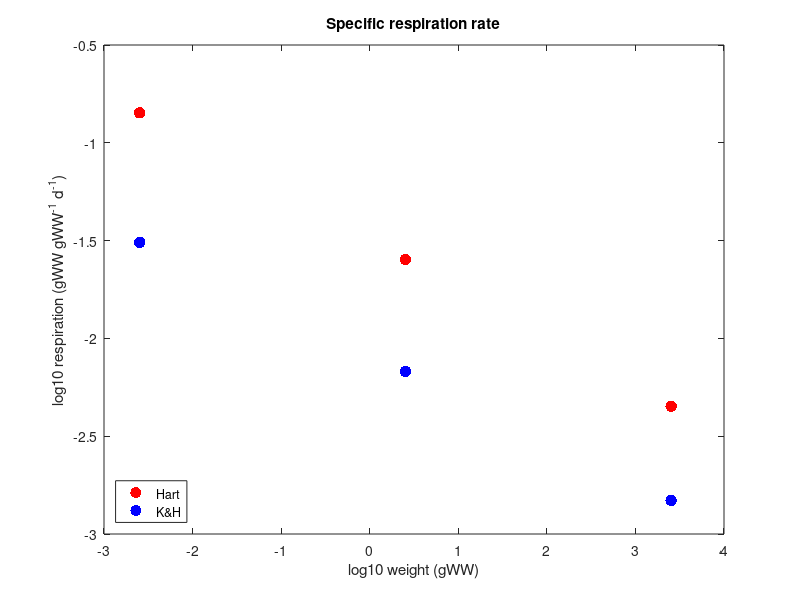
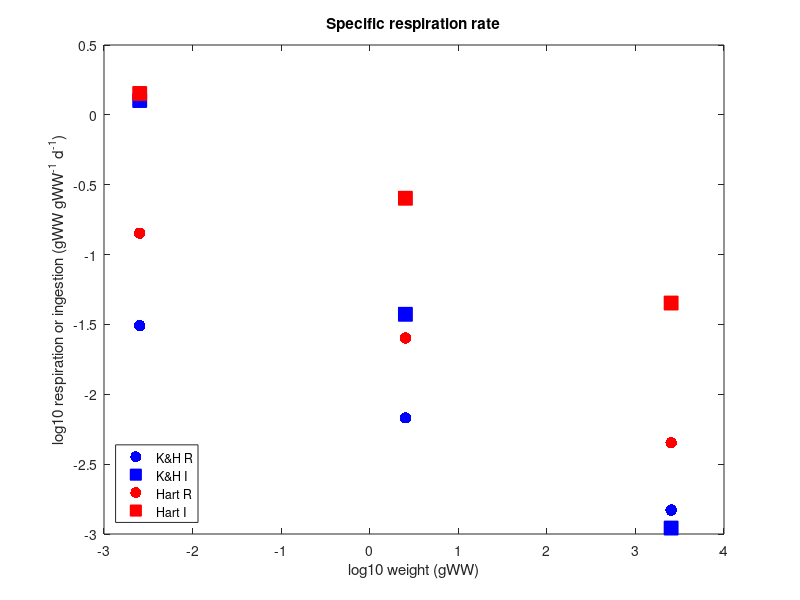
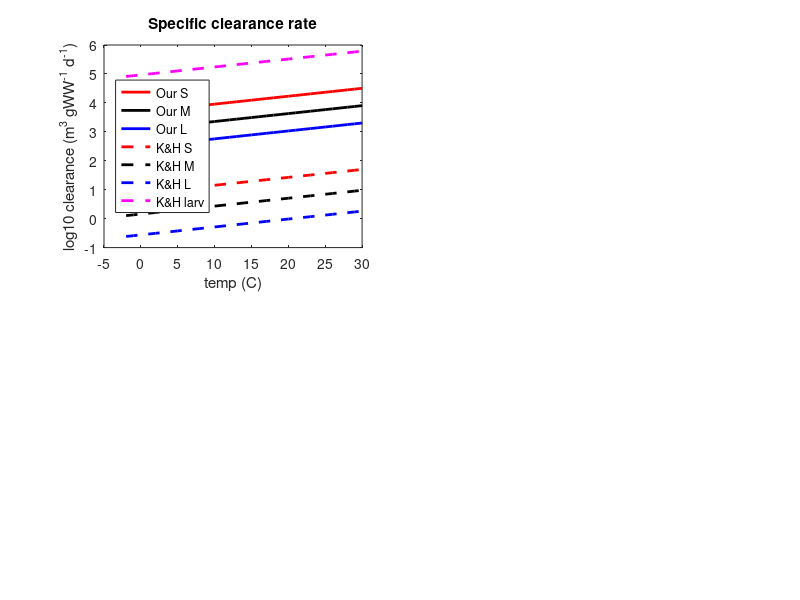
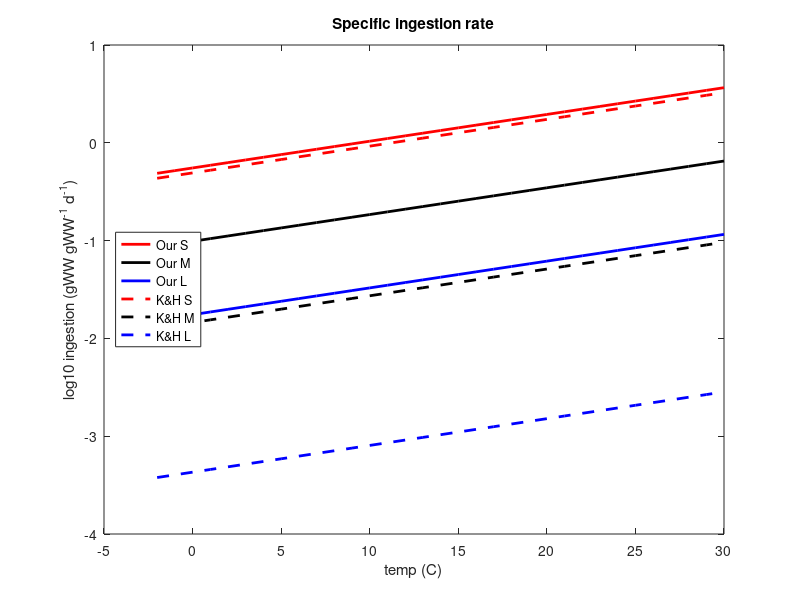

Write MATLAB code to recreate these figures, in order. (Note: this script raises an error after producing the figures.)
% Compare diff Cmax, metab, A, ingest eqs

clear all
close all

L_s = 10^((log10(2)+log10(20))/2);
L_m = 10^((log10(20)+log10(200))/2);
L_l = 10^((log10(200)+log10(2000))/2);

M_s = 0.01 * (0.1*L_s)^3;
M_m = 0.01 * (0.1*L_m)^3;
M_l = 0.01 * (0.1*L_l)^3;
m=[M_s; M_m; M_l];

%Hartvig et al. constants
q=0.8;
h=85;
w=0.0025298;
gamma=1e6;

%J&C 15 constants
Q=0.9;
H=25;
w=0.0025298;
gamma=1e6;

prey=0:0.005:0.3;
temp=15;


%% Max ingestion
%Kiorboe & Hirst
ImaxS = exp(0.063*(temp-15.0)) .* 2.5 .* M_s^(-0.51) .* 24e-3;
ImaxM = exp(0.063*(temp-15.0)) .* 2.5 .* M_m^(-0.51) .* 24e-3;
ImaxL = exp(0.063*(temp-15.0)) .* 2.5 .* M_l^(-0.51) .* 24e-3;
%Hartvig
cmaxS = exp(0.063*(temp-10.0)) .* (h.*M_s^-0.25)/365;
cmaxM = exp(0.063*(temp-10.0)) .* (h.*M_m^-0.25)/365;
cmaxL = exp(0.063*(temp-10.0)) .* (h.*M_l^-0.25)/365;

%% Respiration
%Kiorboe & Hirst
% %ASSUME TABLE UNITS (mL O2/mg C/hr) ARE WRONG AND FIGURE UNITS (uL O2/mg C/hr) ARE CORRECT
% % *0.0252 -> (g/g/day)
% respS = exp(0.063*(temp-15.0)) .* 9.12 .* M_s^(-0.22) .* 0.0252; %2.8027;
% respM = exp(0.063*(temp-15.0)) .* 9.12 .* M_m^(-0.22) .* 0.0252; %2.8027;
% respL = exp(0.063*(temp-15.0)) .* 9.12 .* M_l^(-0.22) .* 0.0252; %2.8027;
%ASSUME TABLE UNITS (mL O2/mg C/hr) ARE CORRECT and conversions from Charlie
respS = exp(0.063*(temp-15.0)) .* 9.12 .* M_s^(-0.22) .* 9.12e-4; 
respM = exp(0.063*(temp-15.0)) .* 9.12 .* M_m^(-0.22) .* 9.12e-4; 
respL = exp(0.063*(temp-15.0)) .* 9.12 .* M_l^(-0.22) .* 9.12e-4;
%Hartvig
metS = 0.1*cmaxS;
metM = 0.1*cmaxM;
metL = 0.1*cmaxL;

%% Max clearance rate/search volume
%Kiorboe & Hirst
FmaxS = exp(0.063*(temp-15.0)) .* 1.74e3 .* M_s^(-0.24) .* (24e-3/9);
FmaxM = exp(0.063*(temp-15.0)) .* 1.74e3 .* M_m^(-0.24) .* (24e-3/9);
FmaxL = exp(0.063*(temp-15.0)) .* 1.74e3 .* M_l^(-0.24) .* (24e-3/9);
%Hartvig
AS = exp(0.063*(temp-10.0)) .* (1e6*M_s^-0.2)/365;
AM = exp(0.063*(temp-10.0)) .* (1e6*M_m^-0.2)/365;
AL = exp(0.063*(temp-10.0)) .* (1e6*M_l^-0.2)/365;
%related to resting metab
svS = 4*respS;
svM = 4*respM;
svL = 4*respL;

%%
imax=[ImaxS;ImaxM;ImaxL];
cmax=[cmaxS;cmaxM;cmaxL];
fmax=[FmaxS;FmaxM;FmaxL];
amax=[AS;AM;AL];
resp=[respS;respM;respL];
met=[metS;metM;metL];
sv=[svS;svM;svL];

% figure(1)
% %subplot(2,2,1)
% plot(log10(m),log10(amax),'.r','MarkerSize',25); hold on;
% plot(log10(m),log10(fmax),'.b','MarkerSize',25); hold on;
% plot(log10(m),log10(sv),'.k','MarkerSize',25); hold on;
% ylabel('log10 clearance (m^3 gWW^-^1 d^-^1)')
% xlabel('log10 weight (gWW)')
% legend('Hart','K&H','4met')
% legend('location','southwest')
% title('Specific clearance rate')
% print('-dpng','Clearance_comp_mass.png')
% 
% figure(2)
% %subplot(2,2,1)
% plot(log10(m),log10(cmax),'.r','MarkerSize',25); hold on;
% plot(log10(m),log10(imax),'.b','MarkerSize',25); hold on;
% ylabel('log10 ingestion (gWW gWW^-^1 d^-^1)')
% xlabel('log10 weight (gWW)')
% legend('Hart','K&H')
% legend('location','southwest')
% title('Specific ingestion rate')
% print('-dpng','Ingestion_comp_mass.png')

figure(3)
%subplot(2,2,1)
plot(log10(m),log10(met),'.r','MarkerSize',25); hold on;
plot(log10(m),log10(resp),'.b','MarkerSize',25); hold on;
ylabel('log10 respiration (gWW gWW^-^1 d^-^1)')
xlabel('log10 weight (gWW)')
legend('Hart','K&H')
legend('location','southwest')
title('Specific respiration rate')
print('-dpng','Respiration_comp_mass.png')

figure(4)
%subplot(2,2,1)
plot(log10(m),log10(resp),'.b','MarkerSize',25); hold on;
plot(log10(m),log10(0.75*resp),'.g','MarkerSize',25); hold on;
plot(log10(m),log10(0.5*resp),'.y','MarkerSize',25); hold on;
plot(log10(m),log10(0.25*resp),'.','Color',[0.5 0.5 0.5],'MarkerSize',25); hold on;
plot(log10(m),log10(0.5*met),'.r','MarkerSize',25); hold on;
plot(log10(m),log10(met),'.k','MarkerSize',25); hold on;
plot(log10(m),log10(2*met),'.c','MarkerSize',25); hold on;
plot(log10(m),log10(4*met),'.m','MarkerSize',25); hold on;
ylabel('log10 respiration (gWW gWW^-^1 d^-^1)')
xlabel('log10 weight (gWW)')
legend('K&H','75K&H','50K&H','25K&H','fcrit05','fcrit10','fcrit20','fcrit40')
legend('location','southwest')
title('Specific respiration rate')

%% K&H metab vs. Imax
figure(5)
%subplot(2,2,1)
plot(log10(m),log10(resp),'.b','MarkerSize',25); hold on;
plot(log10(m),log10(imax),'sb','MarkerSize',10,'MarkerFaceColor','b'); hold on;
plot(log10(m),log10(met),'.r','MarkerSize',25); hold on;
plot(log10(m),log10(cmax),'sr','MarkerSize',10,'MarkerFaceColor','r'); hold on;
ylabel('log10 respiration or ingestion (gWW gWW^-^1 d^-^1)')
xlabel('log10 weight (gWW)')
legend('K&H R','K&H I','Hart R','Hart I')
legend('location','southwest')
title('Specific respiration rate')
print('-dpng','KH_resp_vs_ingest_mass.png')

%% K&H metab vs. Imax using slope of -0.25

ing = exp(0.063*(temp-15.0)) .* 2.52 .* m.^(-0.25) .* 24e-3;
ingA = exp(0.063*(temp-15.0)) .* 2.52 .* m.^(-0.18) .* 24e-3;

figure(5)
%subplot(2,2,1)
plot(log10(m),log10(resp),'.b','MarkerSize',25); hold on;
plot(log10(m),log10(0.75*resp),'.g','MarkerSize',25); hold on;
plot(log10(m),log10(0.5*resp),'.y','MarkerSize',25); hold on;
plot(log10(m),log10(0.25*resp),'.','Color',[0.5 0.5 0.5],'MarkerSize',25); hold on;
plot(log10(m),log10(ing),'.r','MarkerSize',25); hold on;
plot(log10(m),log10(ingA),'.k','MarkerSize',25); hold on;
ylabel('log10 respiration (gWW gWW^-^1 d^-^1)')
xlabel('log10 weight (gWW)')
legend('K&H','75K&H','50K&H','25K&H','Imax slope-.25','Imax slope-.18')
legend('location','southwest')
title('Specific respiration rate')
%print('-dpng','KH_resp_vs_ingest_mass.png')


%% vs temp
temp=-2:30;

%Max ingestion
ImaxS = exp(0.063*(temp-15.0)) .* 2.5 .* M_s^(-0.51) .* 24e-3;
ImaxM = exp(0.063*(temp-15.0)) .* 2.5 .* M_m^(-0.51) .* 24e-3;
ImaxL = exp(0.063*(temp-15.0)) .* 2.5 .* M_l^(-0.51) .* 24e-3;

cmaxS = exp(0.063*(temp-10.0)) .* (h.*M_s^-0.25)/365;
cmaxM = exp(0.063*(temp-10.0)) .* (h.*M_m^-0.25)/365;
cmaxL = exp(0.063*(temp-10.0)) .* (h.*M_l^-0.25)/365;

%Max clearance rate/search volume
FmaxLarv = exp(0.063*(temp-15.0)) .* 10^(8.1) .* M_s^(0.057) .* (24e-3/9);
FmaxS = exp(0.063*(temp-15.0)) .* 1.74e3 .* M_s^(-0.24) .* (24e-3/9);
FmaxM = exp(0.063*(temp-15.0)) .* 1.74e3 .* M_m^(-0.24) .* (24e-3/9);
FmaxL = exp(0.063*(temp-15.0)) .* 1.74e3 .* M_l^(-0.24) .* (24e-3/9);

AS = exp(0.063*(temp-10.0)) .* (1e6*M_s^-0.2)/365;
AM = exp(0.063*(temp-10.0)) .* (1e6*M_m^-0.2)/365;
AL = exp(0.063*(temp-10.0)) .* (1e6*M_l^-0.2)/365;

%Respiration
respS = exp(0.063*(temp-15.0)) .* 9.12 .* M_s^(-0.22) .* 2.8027;
respM = exp(0.063*(temp-15.0)) .* 9.12 .* M_m^(-0.22) .* 2.8027;
respL = exp(0.063*(temp-15.0)) .* 9.12 .* M_l^(-0.22) .* 2.8027;

metS = 0.05*cmaxS;
metM = 0.05*cmaxM;
metL = 0.05*cmaxL;

%%

figure
subplot(2,2,1)
plot(temp,log10(AS),'r','LineWidth',2); hold on;
plot(temp,log10(AM),'k','LineWidth',2); hold on;
plot(temp,log10(AL),'b','LineWidth',2); hold on;
plot(temp,log10(FmaxS),'r--','LineWidth',2); hold on;
plot(temp,log10(FmaxM),'k--','LineWidth',2); hold on;
plot(temp,log10(FmaxL),'b--','LineWidth',2); hold on;
plot(temp,log10(FmaxLarv),'m--','LineWidth',2); hold on;
ylabel('log10 clearance (m^3 gWW^-^1 d^-^1)')
xlabel('temp (C)')
legend('Our S','Our M','Our L','K&H S','K&H M','K&H L','K&H larv')
legend('location','west')
title('Specific clearance rate')
%print('-dpng','Clearance_comp_temp.png')

%
figure
plot(temp,log10(cmaxS),'r','LineWidth',2); hold on;
plot(temp,log10(cmaxM),'k','LineWidth',2); hold on;
plot(temp,log10(cmaxL),'b','LineWidth',2); hold on;
plot(temp,log10(ImaxS),'r--','LineWidth',2); hold on;
plot(temp,log10(ImaxM),'k--','LineWidth',2); hold on;
plot(temp,log10(ImaxL),'b--','LineWidth',2); hold on;
ylabel('log10 ingestion (gWW gWW^-^1 d^-^1)')
xlabel('temp (C)')
legend('Our S','Our M','Our L','K&H S','K&H M','K&H L')
legend('location','west')
title('Specific ingestion rate')
%print('-dpng','Ingestion_comp_temp.png')

figure
plot(temp,log10(metS),'r','LineWidth',2); hold on;
plot(temp,log10(metM),'k','LineWidth',2); hold on;
plot(temp,log10(metL),'b','LineWidth',2); hold on;
plot(temp,log10(respS),'r--','LineWidth',2); hold on;
plot(temp,log10(respM),'k--','LineWidth',2); hold on;
plot(temp,log10(respL),'b--','LineWidth',2); hold on;
ylabel('log10 respiration (gWW gWW^-^1 d^-^1)')
xlabel('temp (C)')
legend('Our S','Our M','Our L','K&H S','K&H M','K&H L')
legend('location','west')
title('Specific respiration rate')
%print('-dpng','Respiration_comp_temp.png')

%% K&H data
load('K&H14_clearance_rates.mat')
massC=mass;
load('K&H14_feeding_rates.mat')

W=[massC;mass];
F=[clearance;Fmax];
sF=[clearance./massC;SpecFmax];

figure
subplot(2,2,1)
plot(log10(massC),log10(clearance),'o')

figure
subplot(2,2,1)
plot(log10(massC),log10(clearance./massC),'o')

figure
subplot(2,2,1)
plot(log10(mass),log10(Fmax),'o')

figure
subplot(2,2,1)
plot(log10(mass),log10(SpecFmax),'o')

figure
subplot(2,2,1)
plot(log10(mass),log10(Imax),'o')

figure
subplot(2,2,1)
plot(log10(mass),log10(SpecImax),'o')

% remove outlier
nn=find(~isnan(Imax));
I2=Imax(nn);
sI2=SpecImax(nn);
m2=mass(nn);

figure
subplot(2,2,1)
plot(log10(m2(2:end)),log10(I2(2:end)),'o')

figure
subplot(2,2,1)
plot(log10(m2(2:end)),log10(sI2(2:end)),'o')
